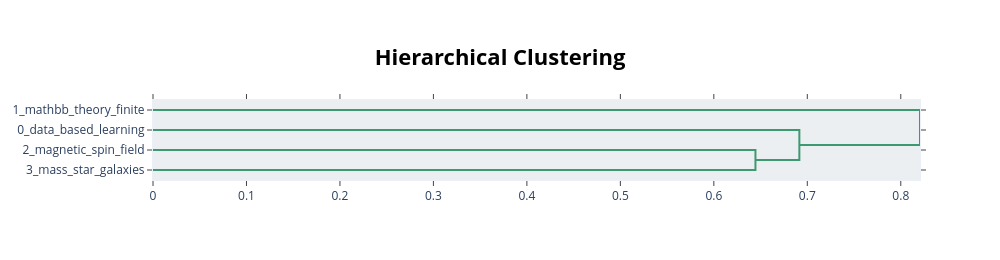

The notebook cell saved with this chart:
### Code cell
best_bertopic_model.visualize_hierarchy()

### Figure 1 — Plotly figure (JSON) as saved in the notebook; plotly's stock layout.template omitted (floating-point values rounded to 4 significant figures)
{"data": [{"hoverinfo": "text", "marker": {"color": "rgb(61,153,112)"}, "mode": "lines", "x": [0.0, 0.6445, 0.6445, 0.0], "xaxis": "x", "y": [-25.0, -25.0, -35.0, -35.0], "yaxis": "y", "type": "scatter"}, {"hoverinfo": "text", "marker": {"color": "rgb(61,153,112)"}, "mode": "lines", "x": [0.0, 0.6915, 0.6915, 0.6445], "xaxis": "x", "y": [-15.0, -15.0, -30.0, -30.0], "yaxis": "y", "type": "scatter"}, {"hoverinfo": "text", "marker": {"color": "rgb(61,153,112)"}, "mode": "lines", "x": [0.0, 0.8206, 0.8206, 0.6915], "xaxis": "x", "y": [-5.0, -5.0, -22.5, -22.5], "yaxis": "y", "type": "scatter"}], "layout": {"autosize": false, "height": 260, "hovermode": "closest", "showlegend": false, "width": 1000, "xaxis": {"mirror": "allticks", "rangemode": "tozero", "showgrid": false, "showline": true, "showticklabels": true, "ticks": "outside", "type": "linear", "zeroline": false}, "yaxis": {"mirror": "allticks", "rangemode": "tozero", "showgrid": false, "showline": true, "showticklabels": true, "tickmode": "array", "ticks": "outside", "ticktext": ["1_mathbb_theory_finite", "0_data_based_learning", "2_magnetic_spin_field", "3_mass_star_galaxies"], "tickvals": [-5.0, -15.0, -25.0, -35.0], "type": "linear", "zeroline": false, "range": [-40.0, 0.0]}, "title": {"font": {"size": 22, "color": "Black"}, "text": "<b>Hierarchical Clustering</b>", "x": 0.5, "xanchor": "center", "yanchor": "top"}, "hoverlabel": {"font": {"size": 16, "family": "Rockwell"}, "bgcolor": "white"}, "plot_bgcolor": "#ECEFF1"}}
